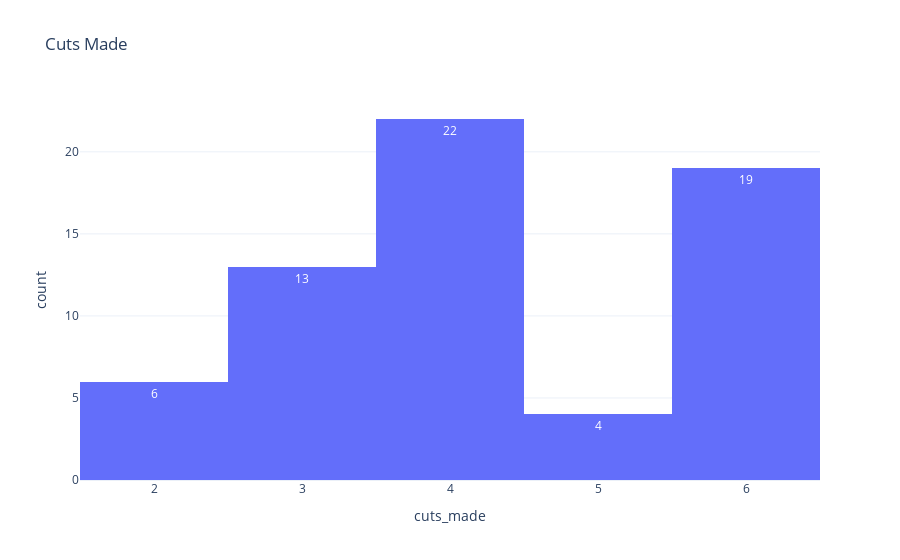

Notebook code cell kept with this figure:
### Code cell
# cuts made histogram

px.histogram(df,
            x='cuts_made',
            text_auto=True,
            title='Cuts Made',
            template='plotly_white')

### Figure 1 — Plotly figure (JSON) as saved in the notebook; plotly's stock layout.template omitted (floating-point values rounded to 4 significant figures)
{"data": [{"alignmentgroup": "True", "bingroup": "x", "hovertemplate": "cuts_made=%{x}<br>count=%{y}<extra></extra>", "legendgroup": "", "marker": {"color": "#636efa", "pattern": {"shape": ""}}, "name": "", "offsetgroup": "", "orientation": "v", "showlegend": false, "texttemplate": "%{value}", "type": "histogram", "x": [2, 6, 3, 4, 4, 6, 4, 6, 2, 3, 3, 4, 4, 5, 4, 4, 2, 5, 4, 3, 3, 4, 6, 5, 6, 6, 6, 6, 6, 6, 6, 6, 2, 3, 4, 4, 6, 6, 4, 6, 4, 6, 4, 4, 4, 4, 6, 4, 2, 3, 4, 3, 3, 5, 4, 3, 6, 4, 6, 4, 3, 3, 3, 2], "xaxis": "x", "yaxis": "y"}], "layout": {"barmode": "relative", "legend": {"tracegroupgap": 0}, "title": {"text": "Cuts Made"}, "xaxis": {"anchor": "y", "domain": [0, 1], "title": {"text": "cuts_made"}}, "yaxis": {"anchor": "x", "domain": [0, 1], "title": {"text": "count"}}}}
